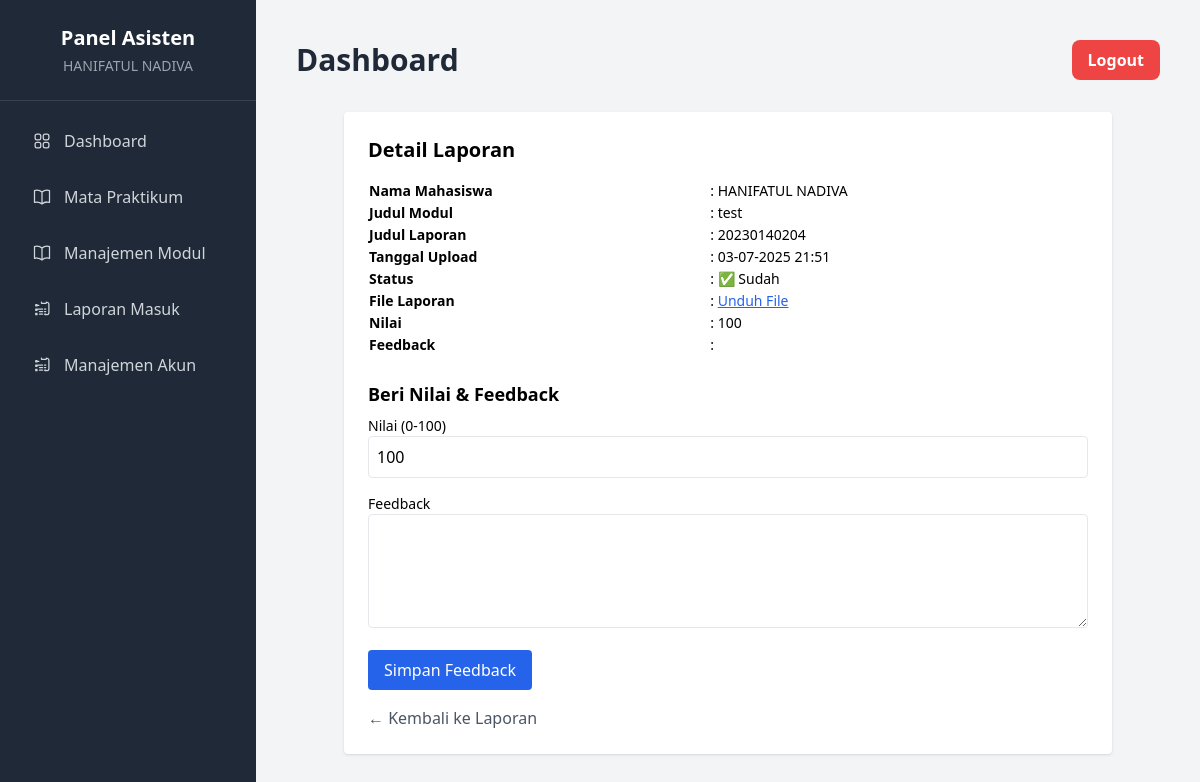
The page /SistemPengumpulanTugas/asisten/laporan/detail.php?id=1 (signed in) on the database its author committed.
### tables this page shows
CREATE TABLE `laporan` (
  `id_laporan` int(11) NOT NULL,
  `id_modul` int(11) NOT NULL,
  `id_user` int(11) NOT NULL,
  `judul_laporan` varchar(255) DEFAULT NULL,
  `file_laporan` varchar(255) DEFAULT NULL,
  `tanggal_upload` datetime DEFAULT NULL,
  `status` enum('sudah','belum') DEFAULT 'belum',
  `nilai` int(11) DEFAULT NULL,
  `feedback` text DEFAULT NULL,
  `created_at` timestamp NOT NULL DEFAULT current_timestamp(),
  `updated_at` timestamp NOT NULL DEFAULT current_timestamp() ON UPDATE current_timestamp()
);

CREATE TABLE `users` (
  `id` int(11) NOT NULL,
  `nama` varchar(100) NOT NULL,
  `email` varchar(100) NOT NULL,
  `password` varchar(255) NOT NULL,
  `role` enum('mahasiswa','asisten') NOT NULL,
  `created_at` timestamp NOT NULL DEFAULT current_timestamp()
);

CREATE TABLE `modul` (
  `id` int(11) NOT NULL,
  `id_praktikum` int(11) NOT NULL,
  `judul_modul` varchar(255) NOT NULL,
  `file_materi` varchar(255) DEFAULT NULL,
  `created_at` datetime DEFAULT current_timestamp()
);

### SistemPengumpulanTugas/asisten/laporan/detail.php (the view, shortened to what this page needs)
<?php
require_once '../../config.php';
require_once '../templates/header.php';
$id = $_GET['id'] ?? '';
$stmt = $conn->prepare("
  SELECT l.*, u.nama AS nama_mahasiswa, m.judul_modul
  FROM laporan l
  JOIN users u ON l.id_user = u.id
  JOIN modul m ON l.id_modul = m.id
  WHERE l.id_laporan = ?
");
$stmt->bind_param("i", $id);
$stmt->execute();
$result = $stmt->get_result();
$laporan = $result->fetch_assoc();
?>
<div class="max-w-3xl mx-auto mt-6 bg-white p-6 rounded shadow">
  <h2 class="text-xl font-bold mb-4">Detail Laporan</h2>
  <table class="w-full mb-4 text-sm">
    <tr><td><strong>Nama Mahasiswa</strong></td><td>: <?= htmlspecialchars($laporan['nama_mahasiswa']) ?></td></tr>
    <tr><td><strong>Judul Modul</strong></td><td>: <?= htmlspecialchars($laporan['judul_modul']) ?></td></tr>
    <tr><td><strong>Judul Laporan</strong></td><td>: <?= htmlspecialchars($laporan['judul_laporan']) ?></td></tr>
    <tr><td><strong>Tanggal Upload</strong></td><td>: <?= date('d-m-Y H:i', strtotime($laporan['tanggal_upload'])) ?></td></tr>
    <tr><td><strong>Status</strong></td><td>: <?= $laporan['status'] === 'sudah' ? '✅ Sudah' : '❌ Belum' ?></td></tr>
    <tr><td><strong>File Laporan</strong></td><td>:
      <?php if ($laporan['file_laporan']): ?>
        <a href="../../uploads/laporan/<?= urlencode($laporan['file_laporan']) ?>" target="_blank" class="text-blue-600 underline">Unduh File</a>
      <?php else: ?>
        <span class="text-gray-400">Tidak ada file</span>
      <?php endif; ?>
    </td></tr>
    <tr><td><strong>Nilai</strong></td><td>: <?= $laporan['nilai'] ?? '-' ?></td></tr>
    <tr><td><strong>Feedback</strong></td><td>: <?= nl2br(htmlspecialchars($laporan['feedback'] ?? '-')) ?></td></tr>
  </table>
  <h3 class="text-lg font-semibold mt-6 mb-2">Beri Nilai & Feedback</h3>
  <form action="" method="POST" class="space-y-4">
    <div>
      <label class="block text-sm font-medium">Nilai (0-100)</label>
      <input type="number" name="nilai" value="<?= htmlspecialchars($laporan['nilai'] ?? '') ?>" class="border p-2 rounded w-full" min="0" max="100" required>
    </div>
    <div>
      <label class="block text-sm font-medium">Feedback</label>
      <textarea name="feedback" rows="4" class="border p-2 rounded w-full"><?= htmlspecialchars($laporan['feedback'] ?? '') ?></textarea>
    </div>
    <button type="submit" class="bg-blue-600 text-white px-4 py-2 rounded">Simpan Feedback</button>
  </form>
  <div class="mt-4">
    <a href="laporan.php" class="text-gray-600 hover:underline">← Kembali ke Laporan</a>
  </div>
</div>
<?php require_once '../templates/footer.php'; ?>

### rows shown on the page
laporan: id_user.nama "HANIFATUL NADIVA", id_modul.judul_modul "test", judul_laporan "20230140204", tanggal_upload "03-07-2025 21:51", nilai "100"

### other values the page prints
$_SESSION['nama'] "HANIFATUL NADIVA"
$pageTitle "Dashboard"
